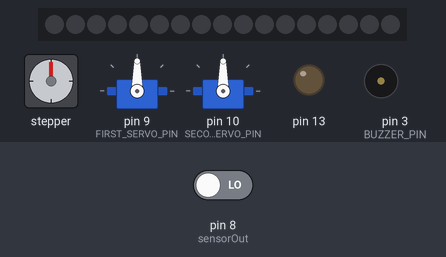
The sketch below on a simulated Arduino Uno, built with avr-gcc and run on an emulated ATmega328P. Parts: stepper motor, 2 × servo, 17 RGB LEDs in strip order, left to right, output pins drawn as LEDs (lit = HIGH), buzzer (waves = sounding). Wiring (inferred from the names in the program): stepper motor (2048 steps per turn assumed): coils pin 4, pin 5, pin 6, pin 7. The test bench sets the inputs (shaded band); at power-on: pin 8 (sensorOut) LOW. Pins used as bus, display or sensor lines are not drawn; what the sketch prints to the serial monitor is not drawn.

Above: at 0.1 s.
At 4.0 s:
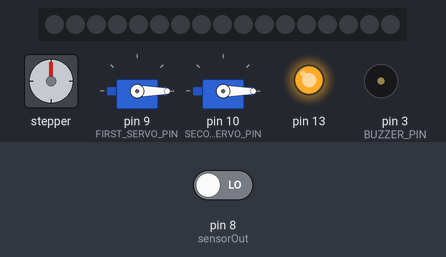
At 17.0 s:
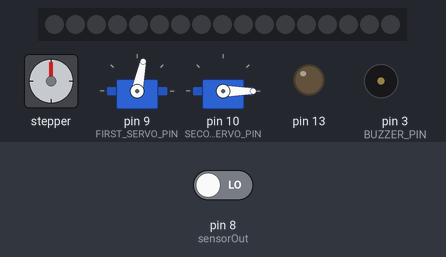
At 21.2 s:
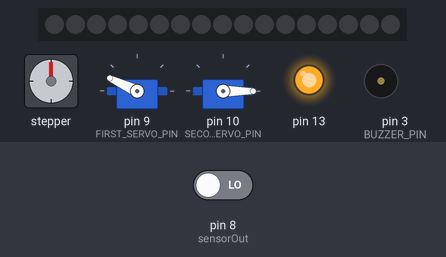
At 26.4 s:
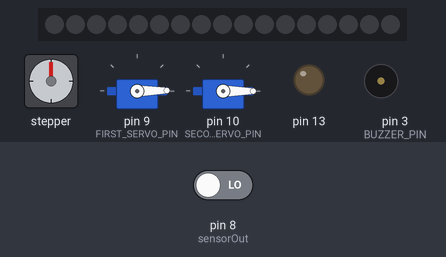
At 36.0 s:
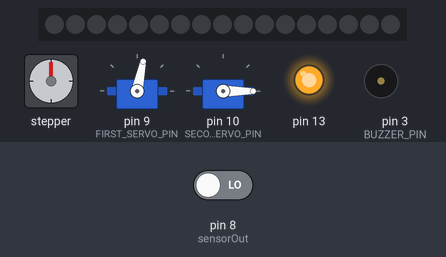
Timing chart, 0 to 40.0 s (numbered marks = the images above):
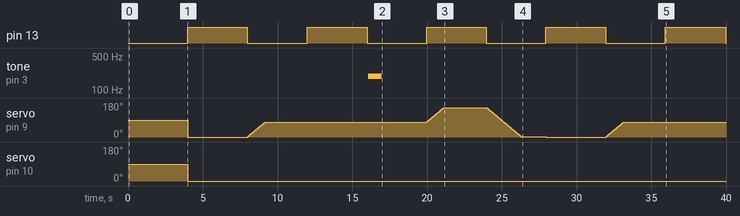

The sketch:

packing_pipe.ino
```cpp
#include <Servo.h>

#define FASTLED_INTERNAL
#include <FastLED.h>

#define LED_PIN     12
#define NUM_LEDS    17

#define FIRST_SERVO_PIN 9
#define SECOND_SERVO_PIN 10

#define BUZZER_PIN 3

// TCS230 or TCS3200 pins wiring to Arduino
#define S0 4
#define S1 5
#define S2 7
#define S3 6
#define sensorOut 8

#define MAX_TIMER_COUNT 280

#define STATE_NUMBERS 6

#define START_STATE 0
#define POSITION_TO_SENSOR_STATE 1
#define SENSOR_STATE 2
#define POSITION_COLOR_PACK_STATE 3
#define POSITION_OBJECT_FINAL_STATE 4
#define FINAL_STATE 5

#define START_POSITION 0
#define SENSOR_POSITION 79
#define SORTER_POSITION 156

#define NO_COLOR_POSITION 0
#define RED_POSITION 45
#define BLUE_POSITION 90
#define GREEN_POSITION 135
#define YELLOW_POSITION 180

#define RED 0
#define BLUE 1
#define GREEN 2
#define YELLOW 3

volatile int timer_count = 0;
volatile int is_state = 0;

int state = START_STATE;
int toggle = LOW;
int color;

// Stores frequency read by the photodiodes
int redFrequency = 0;
int greenFrequency = 0;
int blueFrequency = 0;

CRGB leds[NUM_LEDS];


Servo firstServo;
Servo secondServo;

ISR(TIMER2_COMPA_vect) {
  timer_count++;
  if (timer_count >= MAX_TIMER_COUNT) {
    // reset the timer count
    timer_count = 0;
    is_state = 1;
  }

}

void setupTimer() {
  TCCR2A = 0;
  TCCR2B = 0;
  TCNT2  = 0;

  OCR2A = 222; // compare match register 16MHz/1024/70Hz-1
  TCCR2A |= (1 << WGM21);   // CTC mode
  TCCR2B |= (1 <<  CS22) | (1 <<  CS21) |(1 << CS20);    // 1024 prescaler
  TIMSK2 |= (1 << OCIE2A);  // enable timer compare interrupt
}

void setUpSensor() {
  // Setting the outputs
  pinMode(S0, OUTPUT);
  pinMode(S1, OUTPUT);
  pinMode(S2, OUTPUT);
  pinMode(S3, OUTPUT);

  // Setting the sensorOut as an input
  pinMode(sensorOut, INPUT);

  // Setting frequency scaling to 20%
  digitalWrite(S0,HIGH);
  digitalWrite(S1,LOW);
}

void setup() {
 // configurati pin-ul de output
  pinMode(13, OUTPUT);

 // configuram Buzzer
 pinMode (BUZZER_PIN, OUTPUT);
 digitalWrite (BUZZER_PIN, HIGH);

 // configurare servomotoare
   firstServo.attach(FIRST_SERVO_PIN);
   secondServo.attach(SECOND_SERVO_PIN);

 // init LED Strip
 FastLED.addLeds<WS2812, LED_PIN, GRB>(leds, NUM_LEDS);

 // init Color Sensir
 setUpSensor();

 // Begins serial communication
  Serial.begin(9600);

 // initializare timer 2
  cli();
  setupTimer();
  sei();
}

void colorLedStrip(int red, int green, int blue) {
  for (int i = 0; i < NUM_LEDS; i++) {
    leds[i] = CRGB( red, green, blue);
    FastLED.show();
    delay(40);
  }
}

void colorLedStripWithRecognisedColor() {
  switch (color) {
    case RED:
      colorLedStrip(255, 0, 0);
      break;
    case BLUE:
      colorLedStrip(0, 0, 255);
      break;
    case GREEN:
      colorLedStrip(0, 255, 0);
      break;
    case YELLOW:
      colorLedStrip(255, 255, 0);
      break;
    default:
      colorLedStrip(0, 0, 0);
  }
}

int readRedFrequency() {
  int result;

  // Setting RED (R) filtered photodiodes to be read
  digitalWrite(S2,LOW);
  digitalWrite(S3,LOW);

  // Reading the output frequency
  result = pulseIn(sensorOut, LOW);
  return result;
}

int readGreenFrequency() {
  int result;

  // Setting GREEN (G) filtered photodiodes to be read
  digitalWrite(S2,HIGH);
  digitalWrite(S3,HIGH);

  // Reading the output frequency
  result = pulseIn(sensorOut, LOW);
  return result;
}

int readBlueFrequency() {
  int result;

  // Setting BLUE (B) filtered photodiodes to be read
  digitalWrite(S2,LOW);
  digitalWrite(S3,HIGH);

  // Reading the output frequency
  result = pulseIn(sensorOut, LOW);
  return result;
}

void readColor() {
  // Printing the RED (R) value
  redFrequency = readRedFrequency();
  Serial.print("R = ");
  Serial.print(redFrequency);
  delay(100);

  // Printing the GREEN (G) value
  greenFrequency = readGreenFrequency();
  Serial.print(" G = ");
  Serial.print(greenFrequency);
  delay(100);

  // Printing the BLUE (B) value
  blueFrequency = readBlueFrequency();
  Serial.print(" B = ");
  Serial.println(blueFrequency);
  delay(100);

  color = -1;

  if (
    redFrequency  >= 44 && redFrequency <= 59 &&
    greenFrequency >= 42 && greenFrequency <= 50 &&
    blueFrequency <= 30) {
    color =  BLUE;
  }

  if (
    redFrequency  >= 25 && redFrequency <= 40 &&
    greenFrequency >= 45 && greenFrequency <= 60 &&
    blueFrequency >= 30 && blueFrequency <= 45) {
    color = RED;
  }

  if (
    redFrequency  >= 35 && redFrequency <= 45 &&
    greenFrequency >= 38 && greenFrequency <= 45 &&
    blueFrequency >= 30 && blueFrequency <= 40) {
    color = GREEN;
  }

   if (
    redFrequency  >= 20 && redFrequency <= 32 &&
    greenFrequency >= 30 && greenFrequency <= 40 &&
    blueFrequency >= 20 && blueFrequency <= 40) {
    color = YELLOW;
  }
}


void buzzer_beep() {
  for (int i = 0; i < 60; i++) {
    digitalWrite (BUZZER_PIN, LOW);
    delay (4);
    digitalWrite (BUZZER_PIN, HIGH);
    delay (1);
  }
}

void rotateSecondServoMotor(int startP, int endP, int stepP) {
  for (int i = startP; i != endP; i += stepP) {
    secondServo.write(i);
    delay(15);
  }
  delay(15);
}

void rotateFirstServoMotor(int startP, int endP, int stepP) {
  for (int i = startP; i != endP; i += stepP) {
    firstServo.write(i);
    delay(15);
  }
  delay(15);
}

void loop() {
  if (is_state == 1) {
    is_state = 0;

    toggle = toggle == LOW ? HIGH : LOW;
    digitalWrite(13, toggle);

    if (state == START_STATE) {
      firstServo.write(START_POSITION);
      secondServo.write(NO_COLOR_POSITION);
      colorLedStrip(0, 0, 0);
    } else if (state == POSITION_TO_SENSOR_STATE) {
      rotateFirstServoMotor(START_POSITION, SENSOR_POSITION, 1);
    } else if (state == SENSOR_STATE) {
      delay(50);
      readColor();
      colorLedStripWithRecognisedColor();
    } else if (state == POSITION_COLOR_PACK_STATE) {
      switch(color) {
        case RED:
          rotateSecondServoMotor(NO_COLOR_POSITION, RED_POSITION, 1);
          break;
        case BLUE:
          rotateSecondServoMotor(NO_COLOR_POSITION, BLUE_POSITION, 1);
          break;
        case GREEN:
          rotateSecondServoMotor(NO_COLOR_POSITION, GREEN_POSITION, 1);
          break;
        case YELLOW:
          rotateSecondServoMotor(NO_COLOR_POSITION, YELLOW_POSITION, 1);
          break;
        default:
          buzzer_beep();
          buzzer_beep();
          buzzer_beep();
          secondServo.write(NO_COLOR_POSITION);
      }
    } else if (state == POSITION_OBJECT_FINAL_STATE) {
      rotateFirstServoMotor(SENSOR_POSITION, SORTER_POSITION, 1);
      delay(50);
    } else if (state == FINAL_STATE) {
      rotateFirstServoMotor(SORTER_POSITION, START_POSITION, -1);
      switch(color) {
        case RED:
          rotateSecondServoMotor(RED_POSITION, NO_COLOR_POSITION, -1);
          break;
        case BLUE:
          rotateSecondServoMotor(BLUE_POSITION, NO_COLOR_POSITION, -1);
          break;
        case GREEN:
          rotateSecondServoMotor(GREEN_POSITION, NO_COLOR_POSITION, -1);
          break;
        case YELLOW:
          rotateSecondServoMotor(YELLOW_POSITION, NO_COLOR_POSITION, -1);
          break;
        default:
          secondServo.write(NO_COLOR_POSITION);
      }
    }

    state = (state + 1) % STATE_NUMBERS;
  }
}
```

Measured:
- by itself, pin 13: alternates HIGH for 4.0 s and LOW for 4.0 s
- by itself, tone on pin 3 (BUZZER_PIN): silent → 192 Hz at 16.1 s, → silent 0.92 s later
- by itself, servo on pin 10 (SECOND_SERVO_PIN): 90° → 0° at 4.0 s
